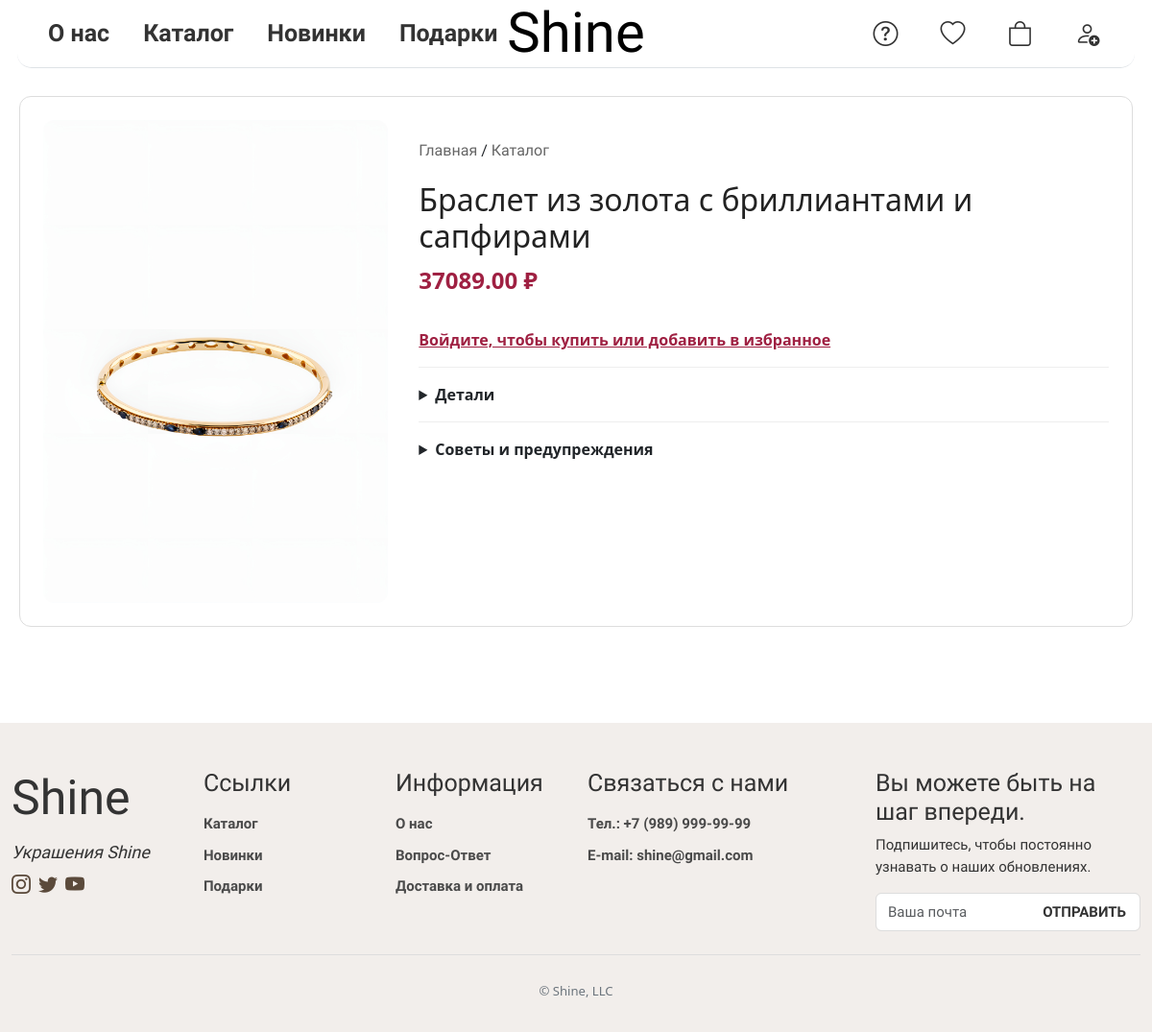
/product/16/, run on the app's committed database.
### webapp/models.py (models this page shows, shortened)
class ViewProduct(models.Model):
    TYPE_CHOICES = [
        ('all', 'Показать все'),
        ('gold', 'Золото'),
        ('silver', 'Серебро'),
    ]
    type_material = models.CharField(max_length=10,choices=TYPE_CHOICES, verbose_name="Вид материала",default='all')
    category = models.ForeignKey(TypeProduct, related_name='view_products', on_delete=models.CASCADE, verbose_name='Категория', null=True, blank=True)
    product = models.ImageField(upload_to='product', verbose_name="Изображение товара")
    name_product = models.CharField(max_length=200, verbose_name="Название")
    price = models.DecimalField(max_digits=10, decimal_places=2, verbose_name="Цена")
    quantity = models.PositiveIntegerField(default=0, verbose_name="Количество")
    is_active = models.BooleanField(default=True, verbose_name="Активен", db_index=True)
    views = models.PositiveIntegerField(default=0, verbose_name="Просмотры")
    created_at = models.DateTimeField(auto_now_add=True)
    updated_at = models.DateTimeField(auto_now=True)
    old_price = models.DecimalField(max_digits=10, decimal_places=2, blank=True, null=True, verbose_name='Старая цена')
    discount = models.DecimalField(max_digits=5, decimal_places=2, blank=True, null=True, verbose_name='Скидка (%)')
    final_price = models.DecimalField(max_digits=10, decimal_places=2, blank=True, null=True,verbose_name='Цена со скидкой')
    objects = ProductQuerySet.as_manager()
    class Meta:
        ordering = ['-created_at']
        verbose_name = 'Все товары'
        verbose_name_plural = 'Все товары'
        indexes = [models.Index(fields=['is_active']),]

### webapp/views.py (the view)
# urls.py: path('product/<int:pk>/', views.product_view, name='product_view'),
def product_view(request, pk):
    product = get_object_or_404(ViewProduct, pk=pk)
    info = InfoProduct.objects.filter(view_product=product).first()
    details = ProductDetail.objects.filter(product=info) if info else []
    warnings = ProductWarning.objects.filter(product=info) if info else []
    return render(request, 'product.html', {
        'product': product,
        'info': info,
        'details': details,
        'warnings': warnings,
    })

### templates/product.html (shortened to what this page needs)
{% extends 'base.html' %}
{% load static %}
{% block content %}
<div class="nova-product-container">
  <div class="nova-product-card">
    <div class="nova-left">
      <img src="{{ product.product.url }}" alt="{{ product.name_product }}" class="nova-product-img">
    </div>
    <div class="nova-right">
      <div class="shine-breadcrumb">
        <a href="{% url 'main' %}" class="shine-breadcrumb-link">Главная</a> /
        <a href="{% url 'helper' %}" class="shine-breadcrumb-link">Каталог</a>
      </div>
      <h1 class="nova-product-title">{{ product.name_product }}</h1>
      <p class="nova-product-price">{{ product.price }} ₽</p>
      {% if request.user.is_authenticated %}
        {% if product in wishlist_products %}
          <form action="" method="post" class="nova-inline-form">
            {% csrf_token %}<button class="nova-heart active">♥</button>
          </form>
        {% else %}
          <form action="" method="post" class="nova-inline-form">
            {% csrf_token %}<button class="nova-heart">♡</button>
          </form>
        {% endif %}
        {% if product in cart_products %}
          <form action="" method="post" class="nova-inline-form">
            {% csrf_token %}<button class="nova-btn-buy">Убрать из корзины</button>
          </form>
        {% else %}
          <form action="" method="post" class="nova-inline-form">
            {% csrf_token %}<button class="nova-btn-buy">Купить</button>
          </form>
        {% endif %}
      {% else %}
        <a href="" class="nova-login-link">
          Войдите, чтобы купить или добавить в избранное
        </a>
      {% endif %}
      <details class="nova-details-section">
        <summary class="nova-summary">Детали</summary>
      </details>
      <details class="nova-details-section">
  <summary class="nova-summary">Советы и предупреждения</summary>
</details>
    </div>
  </div>
</div>
{% endblock %}

### webapp/static/css/style.css (style rules this page uses)
html, body { height: 100%; margin: 0; }
body { display: flex; flex-direction: column; }
.shine-breadcrumb { font-family: "Bellota", system-ui; margin: 20px 0; font-size: 16px; }
.shine-breadcrumb-link { text-decoration: none; color: #666 !important; }
.nova-product-container { max-width: 1820px; margin: 0 auto; padding: 100px 20px; }
.nova-product-card { display: flex; flex-wrap: wrap; gap: 2rem; border: 1px solid #ddd; border-radius: 12px; background-color: #fff; padding: 1.5rem; }
.nova-left { flex: 1; max-width: 400px; }
.nova-product-img { width: 100%; border-radius: 12px; object-fit: contain; }
.nova-right { flex: 2; min-width: 300px; }
.nova-product-title { font-size: 2rem; margin-bottom: 0.5rem; color: #222; }
.nova-product-price { font-size: 1.5rem; color: #9F2042; margin-bottom: 1rem; font-weight: 600; }
.nova-details-section { margin-top: 1rem; border-top: 1px solid #eee; padding-top: 1rem; }
.nova-summary { font-weight: bold; font-size: 1rem; cursor: pointer; user-select: none; }
.nova-login-link { color: #9F2042; text-decoration: underline; font-weight: 600; display: inline-block; margin-top: 1rem; }

### data on the page
ViewProduct: product (picture), name_product "Браслет из золота с бриллиантами и сапфирами", price "37089.00"
